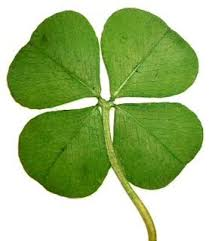
#> input picture active_contours/images.jpeg, 209 x 241 px
$ python acm-v2.py
#> lines starting #> are read from the running program, lines starting #| are printed output that depends on the picture
import numpy as np
import matplotlib.pyplot as plt
from skimage.color import rgb2gray
from skimage import data
from skimage.filters import gaussian
from skimage.segmentation import active_contour
import cv2 as cv


img = cv.imread('images.jpeg')
#> img is the input picture: shape (241, 209, 3); mean B, G, R 128.9, 188.4, 162.7
img = rgb2gray(img)
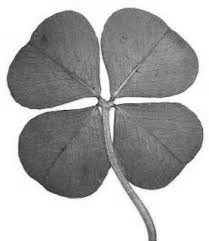
#> img: shape (241, 209) float64; min 0.139, max 1, mean 0.682

s = np.linspace(0, 2*np.pi, 400)
r = 100 + 107*np.sin(s)
c = 100 + 107*np.cos(s)
init = np.array([r, c]).T

snake = active_contour(gaussian(img, 3, preserve_range=False),
                       init, alpha=0.015, beta=10, gamma=0.001)
#> snake = 400 pairs, first value 7.5 to 198.3, second value 5.76 to 202.1

fig, ax = plt.subplots(figsize=(7, 7))
ax.imshow(img, cmap=plt.cm.gray)
ax.plot(init[:, 1], init[:, 0], '--r', lw=3)
ax.plot(snake[:, 1], snake[:, 0], '-b', lw=3)
ax.set_xticks([]), ax.set_yticks([])
ax.axis([0, img.shape[1], img.shape[0], 0])

plt.show()
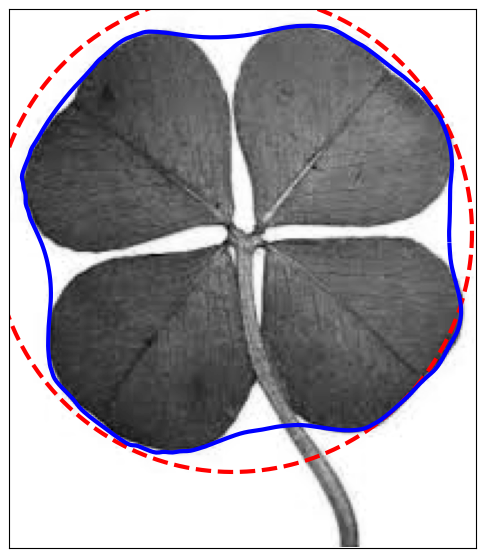
#> figure drawn by matplotlib, 1 panel
